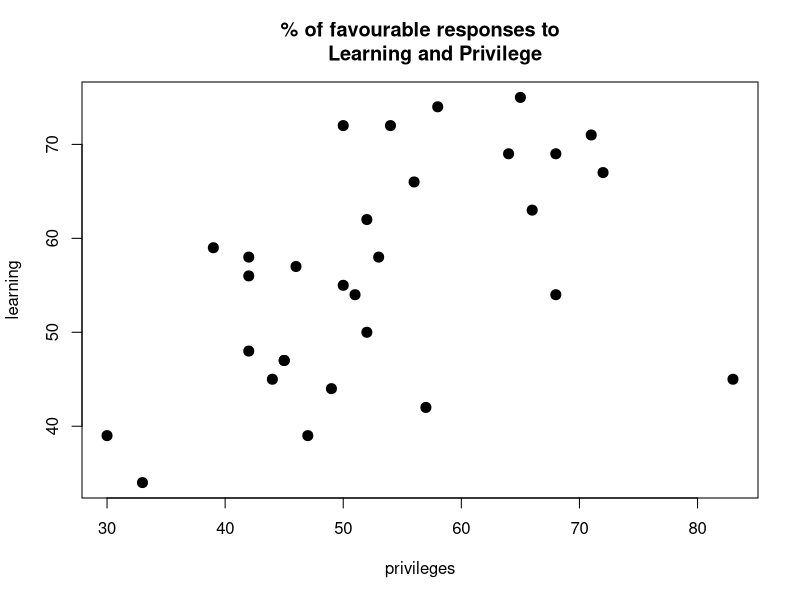
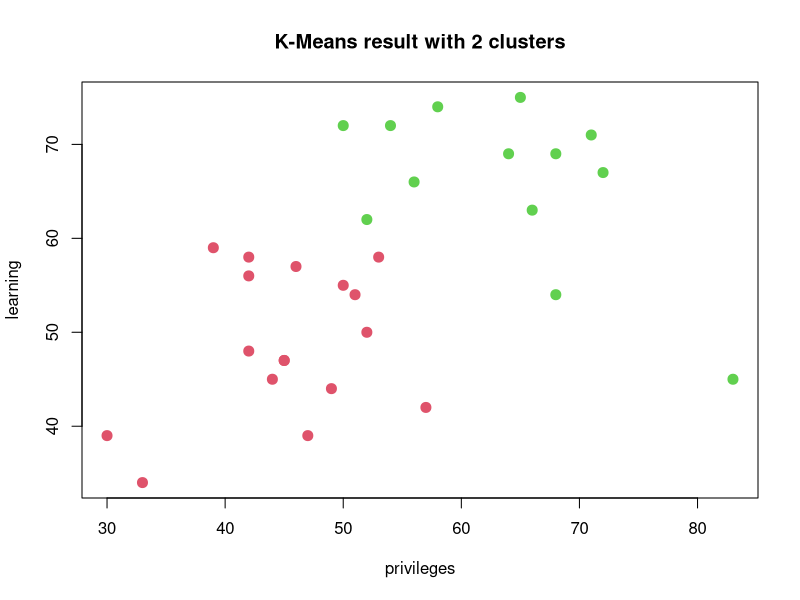
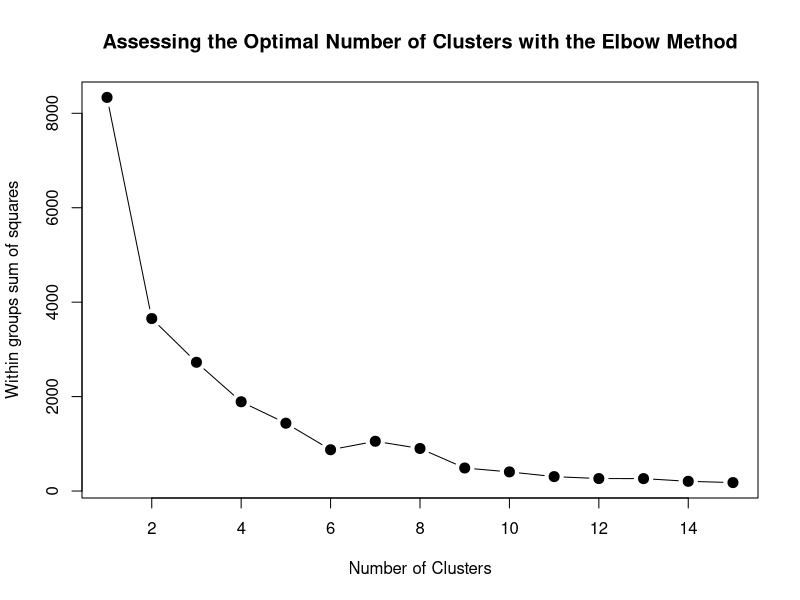

Recreate these plots in R, in order. (Note: this script raises an error after producing the figures.)
#Clustering - kmeans 

library(datasets)
data(attitude)
attitude

# Subset the attitude data
dat = attitude[,c(3,4)]

# Plot subset data
plot(dat, main = "% of favourable responses to
     Learning and Privilege", pch =20, cex =2)

# Perform K-Means with 2 clusters
set.seed(7)
km2 = kmeans(dat, 2, nstart=100)
km2$withinss
km2$tot.withinss

# Plot results
plot(dat, col =(km2$cluster +1) , main="K-Means result with 2 clusters", pch=20, cex=2)

km3 = kmeans(dat, 3, nstart=100)
km3$withinss
km3$tot.withinss

# Check for the optimal number of clusters given the data

mydata <- dat
wss <- (nrow(mydata)-1)*sum(apply(mydata,2,var))
for (i in 2:15)
    wss[i] <- sum(kmeans(mydata, centers=i)$withinss)
plot(1:15, wss, type="b", xlab="Number of Clusters", ylab="Within groups sum of squares", main="Assessing the Optimal Number of Clusters with the Elbow Method", pch=20, cex=2)


# Perform K-Means with the optimal number of clusters identified from the Elbow method
set.seed(7)
km6 = kmeans(dat, 6, nstart=100)
km10 = kmeans(dat, 10, nstart=100)

# Examine the result of the clustering algorithm
km6    
km1$tot.withinss; km2$tot.withinss;
km3$tot.withinss; km4$tot.withinss

# Plot results
plot(dat, col =(km6$cluster +1) , main="K-Means result with 6 clusters", pch=20, cex=2)

?kmeans
